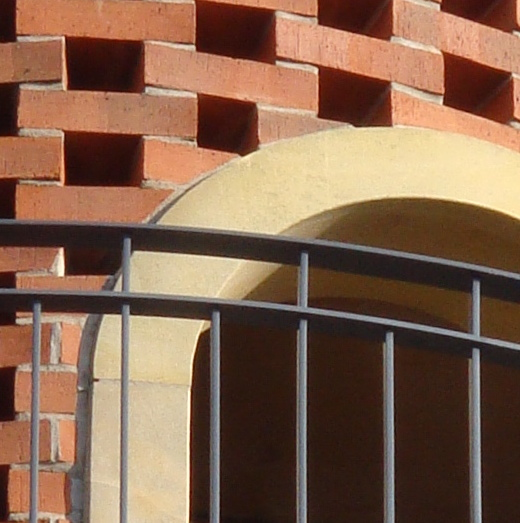
%> input picture Sony_DSC-T77_1c.JPG, 520 x 523 px
$ octave test.m   (GNU Octave 9; MATLAB toolbox functions it lacks are replaced by stand-ins)
%> lines starting %> are read from the running program, lines starting %| are printed output that depends on the picture; in (x1, y1, x2, y2) boxes, pixels count from 0 and x2, y2 are one past the last pixel; in counts of white or black regions, pixels touching at a corner belong together; the program's own positions count from 1
% 这是一个测试代码，用于将图像高纹理区域定位标记
% 1.输入图像I，首先变成灰度图
% 2.采用3*3高斯平滑算子O,得到图像残差 G=|I-I*O|
% 3.设置阈值r ，将G转换为二值map B
% 4.采用3*3膨胀算子V对B扩张, K=B|+|V
% 5.得到I的高纹理边缘
%
%%%%%%%%%%%%%%%%%%%%%%
clc;clear

% 1  输入图像I，首先变成灰度图
imPath = '/Users/jimmykim/Documents/Project/mytest/basicTest/Think1_1/Sony_DSC-T77_1c.JPG';
im = imread(imPath);
%> im is the input picture: size 523x520x3 uint8; mean R, G, B 132.3, 99.5, 78.2
im = im2double(im);
%> im: size 523x520x3 double
I = rgb2gray(im);
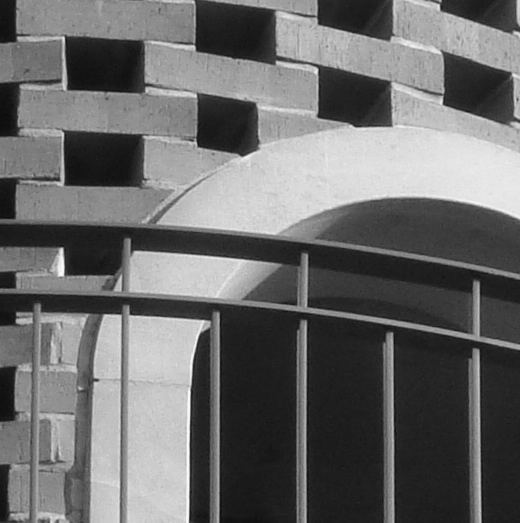
%> I: size 523x520 double; min 0.0395, max 0.987, mean 0.419

% 2 采用3*3高斯平滑算子O,得到图像残差 G=|I-I*O|
O = fspecial('gaussian',[3 3]); %高斯模板
img_smooth = imfilter(I,O,'same'); % 滤波
G =abs(I - img_smooth);
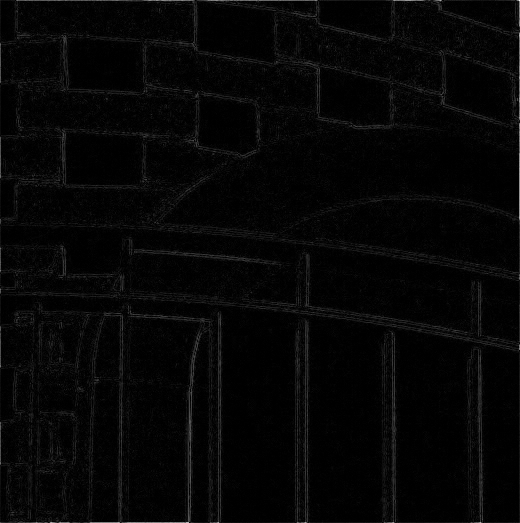
%> G: size 523x520 double; min 0, max 0.166, mean 0.00403; drawn with min black and max white
% [7 lines of commented-out code are left out]
G1 = G;
z = quantile(G1(:),0.9); % 分位数设定阈值
%> z = 0.0102
range1 = find(G1 < z);
%> range1 = 244764 values from 5 to 271954
range2 = find(G1 > z);
%> range2 = 27196 values from 1 to 271960
B = G;
B(range1)=0;
B(range2)=1;
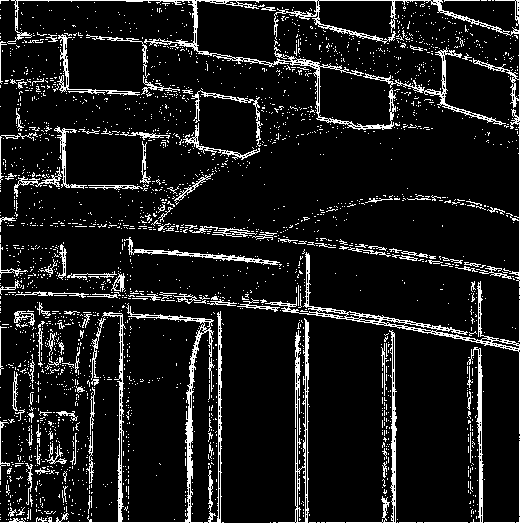
%> B: size 523x520 double; values 0 (black) and 1 (white), 10% white in thin lines or dots
imshow(B);

% 4 采用3*3膨胀算子V对B扩张, K=B|+|V
V = ones(3);
K = imdilate(B,V); % G被V膨胀
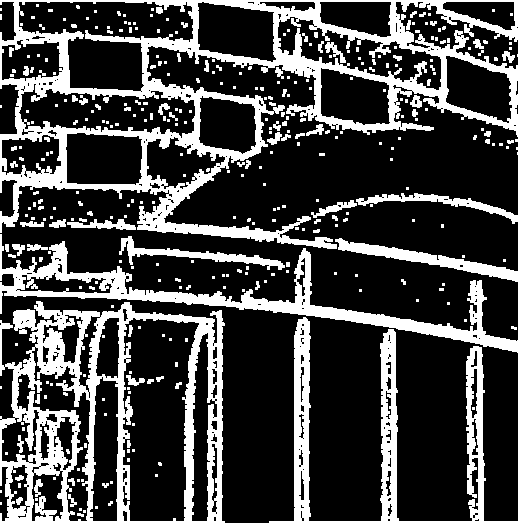
%> K: size 523x520 double; values 0 (black) and 1 (white), 26.6% white; 353 white regions (269 under 20 px), largest, box (x1, y1, x2, y2) and area: (0, 0, 520, 523) 47145, (0, 301, 225, 523) 17185, (119, 236, 285, 270) 1266
%K = ~K;
figure
imshow(K)

% imout = cat(3,im(:,:,1).*K,im(:,:,2).*K,im(:,:,3).*K);
% figure
% imshow(imout)
